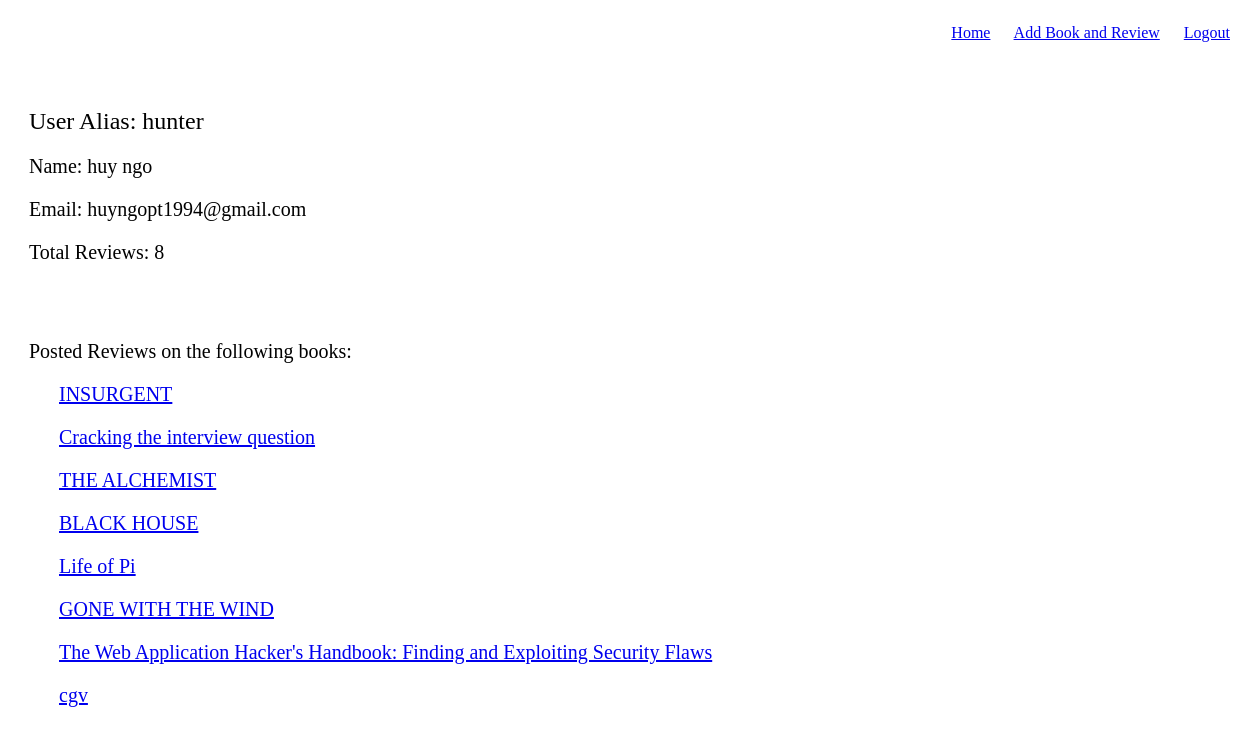
/users/1 (signed in), run on an earlier commit of the app's database.
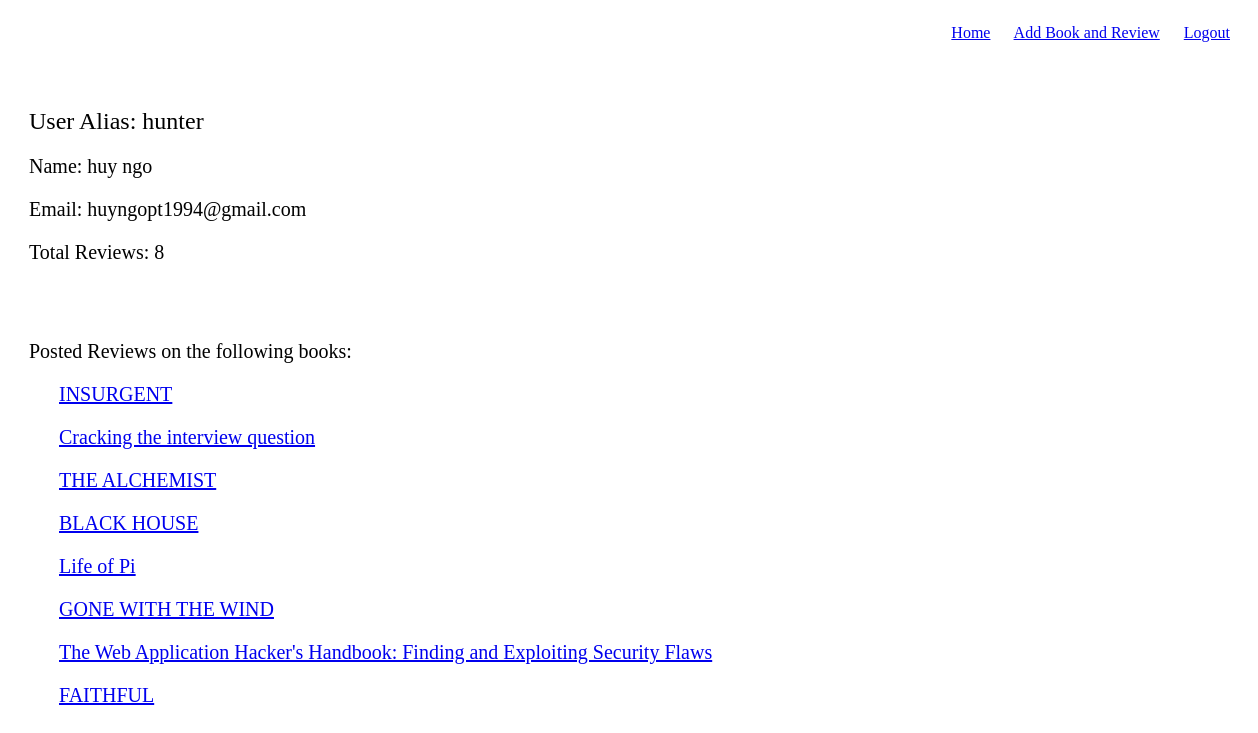
And on a later commit of the database.
### main_app/models.py (models this page shows)
class Book(models.Model):
	title = models.CharField(max_length=255)
	author = models.CharField(max_length=255)
	poster = models.ForeignKey(User, related_name="uploaded_books")
	book_image = models.ImageField(upload_to='book_images/', default='book_images/no-img.jpg')
	rating = models.FloatField(default=0)
	created_at = models.DateTimeField(auto_now_add=True)

### main_app/views.py (the view)
# urls.py: url(r'^users/(?P<user_id>[1-9][0-9]*)$', views.show_user), #Get method
def show_user(request, user_id):
	if request.session.get('user_id',None) is None:
		messages.error('You should login if want to show informations')
		return redirect('/')
	else:
		user = User.objects.get(id=user_id)
		reviewed_books = user.reviews_left.all().values('book').distinct()
		books = [ Book.objects.get(id=item['book']) for item in reviewed_books ]
		total_reviews = len(books)
		return render(request, 'main_app/user.html',{'user':user,
		                                             'total_reviews': total_reviews,
		                                              'books':books})

### main_app/templates/main_app/user.html (shortened to what this page needs)
<!DOCTYPE html>
<html lang="en">
<head>
    {% load static %}
    <link rel="stylesheet" href="{% static 'main_app/css/style.css' %}">
    <link rel="stylesheet" href="{% static 'main_app/css/header.css' %}">
</head>
<body>
    <header>
        <p class="header_right">
            <a href="/">Home</a>
            <a href="/books/add">Add Book and Review</a>
            <a href="/logout">Logout</a>
        </p>
    </header>
    <main class="user_content">
        {% if request.session.user_id %}
            <h2 style="font-weight: none">User Alias: {{user.alias}}</h2>
            <p>Name: {{user.name}}</p>
            <p>Email: {{user.email}}</p>
            <p>Total Reviews: {{ total_reviews }}</p>
            <br><br>
        <p>Posted Reviews on the following books: </p>
        <div>
            {% for book in books %}
            <p>
                <a href="/books/{{book.id}}">{{book.title}}</a>
            </p>
            {% endfor %}
        </div>
        {% else %}
            <p>PLease login to access your information</p>
        {% endif %}
    </main>
</body>
</html>

What changed in the data, as far as the page shows it:
changed Book: title "cgv" → "FAITHFUL"
